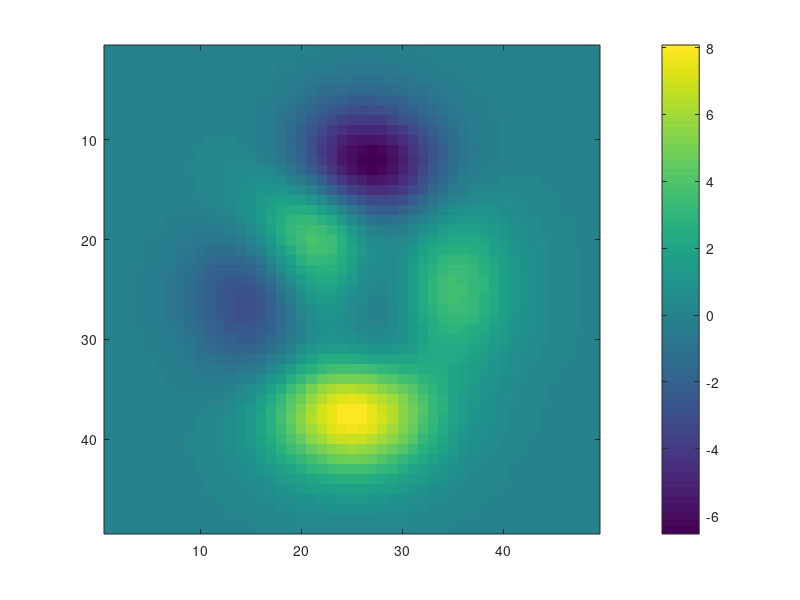

The MATLAB script that drew this image: (Note: this script raises an error after producing the figure.)
% <purpose of this file>
%
% Author :  J.-A. Adrian (JA) <jens-alrik.adrian AT jade-hs.de>
% Date   :  06-Sep-2015 18:59:20
% Updated:  <>

clear;
close all;

hf = figure;
imagesc(peaks);
colorbar;


obj = PrintFigure(hf);
% or
% obj = PrintFigure();





%% apply profile

% obj.Profile = 'paper';
obj.Profile = 'presentation';







%% apply different colormap

obj.viridis;
% obj.parula;  % <- for older MATLABs



%% set file format and print

szFilename = 'testfile';

% obj.Format = 'pdf';
obj.Format = 'png';

obj.print(szFilename);




%% special case: eps fix for older MATLAB versions

% hp = get(get(hf,'children'),'children');
% set(hp(1:2:end),'linestyle',':');


% szFix = 'nofix';
%
% obj.Format = 'epsc';
%
% obj.print(szFilename);
% obj.print([szFilename,'_nofix'],szFix);
%
% system(['epstopdf ', [szFilename, '.eps']]);
% system(['epstopdf ', [szFilename, '_nofix.eps']]);





%% save the figure object incl. data and reload to previous state

obj.saveFigure('savedfigureobj');

clear;
close all;

load savedfigureobj;
FigObj.loadFigure;




%% print without profile

hf = figure;
plot(peaks);

obj = PrintFigure(hf);

% disp('Resize the figure...');
% pause;

obj.print('test_noprofile');






%-------------------- Licence ---------------------------------------------
% Copyright (c) 2015, J.-A. Adrian
% Institute for Hearing Technology and Audiology
% Jade University of Applied Sciences
% All rights reserved.
%
% Redistribution and use in source and binary forms, with or without
% modification, are permitted provided that the following conditions are
% met:
%
%	1. Redistributions of source code must retain the above copyright
%	   notice, this list of conditions and the following disclaimer.
%
%	2. Redistributions in binary form must reproduce the above copyright
%	   notice, this list of conditions and the following disclaimer in
%	   the documentation and/or other materials provided with the
%	   distribution.
%
%	3. Neither the name of the copyright holder nor the names of its
%	   contributors may be used to endorse or promote products derived
%	   from this software without specific prior written permission.
%
% THIS SOFTWARE IS PROVIDED BY THE COPYRIGHT HOLDERS AND CONTRIBUTORS "AS
% IS" AND ANY EXPRESS OR IMPLIED WARRANTIES, INCLUDING, BUT NOT LIMITED
% TO, THE IMPLIED WARRANTIES OF MERCHANTABILITY AND FITNESS FOR A
% PARTICULAR PURPOSE ARE DISCLAIMED. IN NO EVENT SHALL THE COPYRIGHT
% HOLDER OR CONTRIBUTORS BE LIABLE FOR ANY DIRECT, INDIRECT, INCIDENTAL,
% SPECIAL, EXEMPLARY, OR CONSEQUENTIAL DAMAGES (INCLUDING, BUT NOT LIMITED
% TO, PROCUREMENT OF SUBSTITUTE GOODS OR SERVICES; LOSS OF USE, DATA, OR
% PROFITS; OR BUSINESS INTERRUPTION) HOWEVER CAUSED AND ON ANY THEORY OF
% LIABILITY, WHETHER IN CONTRACT, STRICT LIABILITY, OR TORT (INCLUDING
% NEGLIGENCE OR OTHERWISE) ARISING IN ANY WAY OUT OF THE USE OF THIS
% SOFTWARE, EVEN IF ADVISED OF THE POSSIBILITY OF SUCH DAMAGE.

% End of file: PrintFigure_Demo.m
